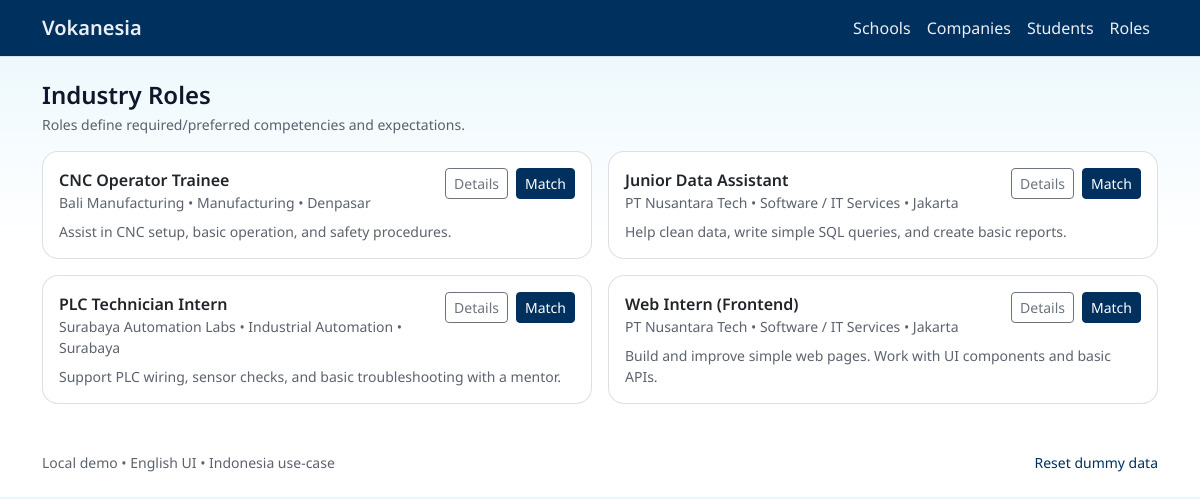
/roles, run on the app's committed database.
### tables this page shows
CREATE TABLE roles (
  id INTEGER PRIMARY KEY AUTOINCREMENT,
  company_id INTEGER NOT NULL,
  title TEXT NOT NULL,
  description TEXT,
  city TEXT,
  FOREIGN KEY(company_id) REFERENCES companies(id) ON DELETE CASCADE
);

CREATE TABLE companies (
  id INTEGER PRIMARY KEY AUTOINCREMENT,
  name TEXT NOT NULL,
  sector TEXT,
  city TEXT
);

### app.py (the view)
@app.route("/roles")
def roles():
    db = get_db()
    rows = fetch_all(
        db,
        """
        SELECT r.*, c.name AS company_name, c.sector
        FROM roles r
        JOIN companies c ON c.id = r.company_id
        ORDER BY r.title ASC
        """,
    )
    return render_template("roles.html", roles=rows)

### app.py (called while the page is built)
def get_db() -> sqlite3.Connection:
    if "db" not in g:
        conn = sqlite3.connect(DB_PATH)
        conn.row_factory = sqlite3.Row
        g.db = conn
    return g.db

def fetch_all(db: sqlite3.Connection, sql: str, params: Tuple[Any, ...] = ()) -> List[sqlite3.Row]:
    return db.execute(sql, params).fetchall()

### templates/roles.html
{% extends "base.html" %}
{% block content %}
<div class="d-flex flex-wrap justify-content-between align-items-end gap-2 mb-3">
  <div>
    <h1 class="h4 fw-semibold mb-1">Industry Roles</h1>
    <div class="text-secondary small">Roles define required/preferred competencies and expectations.</div>
  </div>
</div>
<div class="row g-3">
  {% for r in roles %}
  <div class="col-md-6">
    <div class="card rounded-4 h-100">
      <div class="card-body">
        <div class="d-flex justify-content-between align-items-start gap-3">
          <div>
            <div class="fw-semibold">{{ r.title }}</div>
            <div class="text-secondary small">{{ r.company_name }} • {{ r.sector }} • {{ r.city or "—" }}</div>
          </div>
          <div class="d-flex gap-2">
            <a class="btn btn-sm btn-outline-secondary" href="{{ url_for('role_detail', role_id=r.id) }}">Details</a>
            <a class="btn btn-sm btn-primary" href="{{ url_for('match_role', role_id=r.id) }}">Match</a>
          </div>
        </div>
        {% if r.description %}
          <div class="small mt-2 text-secondary">{{ r.description }}</div>
        {% endif %}
      </div>
    </div>
  </div>
  {% endfor %}
</div>
{% endblock %}

### templates/base.html (shortened to what this page needs)
<!doctype html>
<html lang="en">
  <head>
    <link href="https://cdn.jsdelivr.net/npm/bootstrap@5.3.3/dist/css/bootstrap.min.css" rel="stylesheet">
    <link href="{{ url_for('static', filename='styles.css') }}" rel="stylesheet">
  </head>
  <body>
    <nav class="navbar navbar-expand-lg tud-navbar border-bottom">
      <div class="container">
        <a class="navbar-brand fw-semibold" href="{{ url_for('home') }}">Vokanesia</a>
        <div class="collapse navbar-collapse" id="nav">
          <ul class="navbar-nav ms-auto">
            <li class="nav-item"><a class="nav-link" href="{{ url_for('schools') }}">Schools</a></li>
            <li class="nav-item"><a class="nav-link" href="{{ url_for('companies') }}">Companies</a></li>
            <li class="nav-item"><a class="nav-link" href="{{ url_for('students') }}">Students</a></li>
            <li class="nav-item"><a class="nav-link" href="{{ url_for('roles') }}">Roles</a></li>
          </ul>
        </div>
      </div>
    </nav>
    <main class="container py-4">
      {% block content %}{% endblock %}
      <div class="mt-5 small text-secondary">
        <div class="d-flex justify-content-between flex-wrap gap-2">
          <div>Local demo • English UI • Indonesia use-case</div>
          <div><a class="text-decoration-none" href="{{ url_for('admin_reset') }}" onclick="return confirm('Reset & reseed database? (dev only)')">Reset dummy data</a></div>
        </div>
      </div>
    </main>
  </body>
</html>

### static/styles.css (style rules this page uses)
:root { --tud-blue: #00305D; --tud-mid: #2C94CC; --tud-light:#84CFED; --tud-magenta:#E20074; --tud-ink: #0f172a; --tud-muted: rgba(15, 23, 42, .68); --tud-border: rgba(0, 48, 93, .15); }
html, body { font-family: "Noto Sans", system-ui, -apple-system, Segoe UI, Roboto, Arial, sans-serif; }
body { background: linear-gradient(180deg, rgba(132,207,237,.18) 0%, rgba(255,255,255,1) 240px); color: var(--tud-ink); }
.tud-navbar { background: var(--tud-blue); }
.tud-navbar .navbar-brand, .tud-navbar .nav-link { color: rgba(255,255,255,.92) !important; }
.btn-primary { background-color: var(--tud-blue); border-color: var(--tud-blue); }
.card { border-color: var(--tud-border); }
.text-secondary { color: var(--tud-muted) !important; }
a { color: var(--tud-blue); }

### data on the page
roles: title "CNC Operator Trainee", company_name "Bali Manufacturing", sector "Manufacturing", city "Denpasar", description "Assist in CNC setup, basic operation, and safety procedures."
roles: title "Junior Data Assistant", company_name "PT Nusantara Tech", sector "Software / IT Services", city "Jakarta", description "Help clean data, write simple SQL queries, and create basic reports."
roles: title "PLC Technician Intern", company_name "Surabaya Automation Labs", sector "Industrial Automation", city "Surabaya", description "Support PLC wiring, sensor checks, and basic troubleshooting with a mentor."
roles: title "Web Intern (Frontend)", company_name "PT Nusantara Tech", sector "Software / IT Services", city "Jakarta", description "Build and improve simple web pages. Work with UI components and basic APIs."
